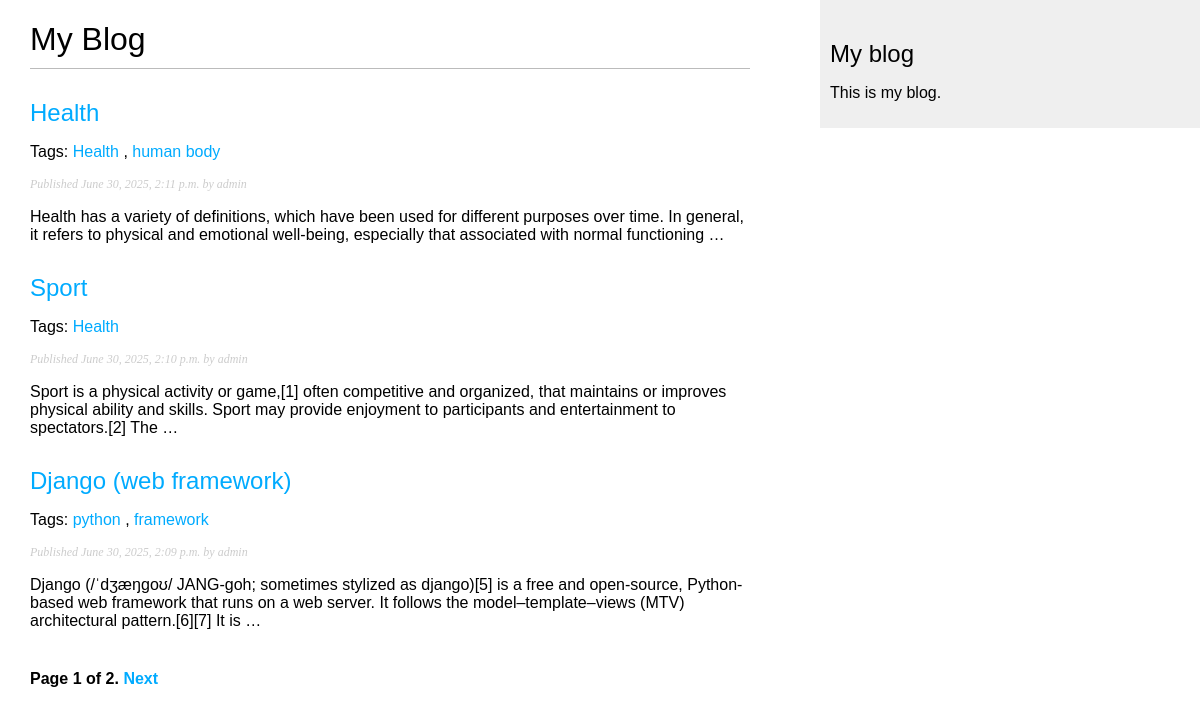
Screenshot of /blog/ with the database file from the repository.
### apps/blog/models.py (models this page shows, shortened)
class Post(models.Model):
    class Status(models.TextChoices):
        DRAFT = 'DF', 'Draft'
        PUBLISHED = 'PB', 'Published'
    title = models.CharField(max_length=250)
    slug = models.SlugField(max_length=250,
                            unique_for_date='publish')
    author = models.ForeignKey(User,
                               on_delete=models.CASCADE,
                               related_name='blog_posts')
    body = models.TextField()
    publish = models.DateTimeField(default=timezone.now)
    created = models.DateTimeField(auto_now_add=True)
    updated = models.DateTimeField(auto_now=True)
    status = models.CharField(max_length=2,
                              choices=Status.choices,
                              default=Status.DRAFT)
    objects = models.Manager()
    published = PublishedManager()
    tags = TaggableManager()
    class Meta:
        ordering = ['-publish']
        indexes = [
            models.Index(fields=['-publish']),
        ]
    def get_absolute_url(self):
        return reverse('blog:post_detail',
                       args=[self.publish.year,
                             self.publish.month,
                             self.publish.day,
                             self.slug])

### apps/blog/views.py (the view)
def post_list(request, tag_slug=None):
    post_list = Post.published.all()
    tag = None
    if tag_slug:
        tag = get_object_or_404(Tag, slug=tag_slug)
        post_list = post_list.filter(tags__in=[tag])
    paginator = Paginator(post_list, 3)
    page_number = request.GET.get('page', 1)
    try:
        posts = paginator.page(page_number)
    except PageNotAnInteger:
        posts = paginator.page(1)
    except EmptyPage:
        posts = paginator.page(paginator.num_pages)
    return render(request,
                  'blog/post/list.html',
                  {'posts': posts,
                   'tag': tag})

### apps/blog/models.py (called while the page is built)
    def get_queryset(self) -> models.QuerySet:
        return super().get_queryset()\
            .filter(status=Post.Status.PUBLISHED)

### apps/blog/templates/blog/post/list.html (shortened to what this page needs)
{% extends "blog/base.html" %}
{% block content %}
  <h1>My Blog</h1>
  {% for post in posts %}
    <h2>
      <a href="{{ post.get_absolute_url }}">
        {{ post.title }}
      </a>
    </h2>
    <p class="tags">
      Tags:
      {% for tag in post.tags.all %}
        <a href="{% url "blog:post_list_by_tag" tag.slug %}">
          {{ tag.name }}
        </a>
        {% if not forloop.last %}, {% endif %}
      {% endfor %}
    </p>
    <p class="date">
      Published {{ post.publish }} by {{ post.author }}
    </p>
    {{ post.body|truncatewords:30|linebreaks }}
  {% endfor %}
  {% include "pagination.html" with page=posts %}
{% endblock %}

### apps/blog/static/css/blog.css (style rules this page uses)
body { margin: 0; padding: 0; font-family: helvetica, sans-serif; }
a { color: #00abff; text-decoration: none; }
h1 { font-weight: normal; border-bottom: 1px solid #bbb; padding: 0 0 10px 0; }
h2 { font-weight: normal; margin: 30px 0 0; }
p.date { color: #ccc; font-family: georgia, serif; font-size: 12px; font-style: italic; }

### rows the page displays
Post: title "Health", publish "June 30, 2025, 2:11 p.m.", author "admin", body "Health has a variety of definitions, which have been used for different purposes over time. In general, it refers to physical and emotional well-being, especially that associated with normal functioning …"
Tag: name "Health"
Tag: name "human body"
Post: title "Sport", publish "June 30, 2025, 2:10 p.m.", author "admin", body "Sport is a physical activity or game,[1] often competitive and organized, that maintains or improves physical ability and skills. Sport may provide enjoyment to participants and entertainment to spectators.[2] The …"
Post: title "Django (web framework)", publish "June 30, 2025, 2:09 p.m.", author "admin", body "Django (/ˈdʒæŋɡoʊ/ JANG-goh; sometimes stylized as django)[5] is a free and open-source, Python-based web framework that runs on a web server. It follows the model–template–views (MTV) architectural pattern.[6][7] It is …"
Tag: name "python"
Tag: name "framework"

### other values shown
{{ page.number }} "1"
{{ page.paginator.num_pages }} "2"
